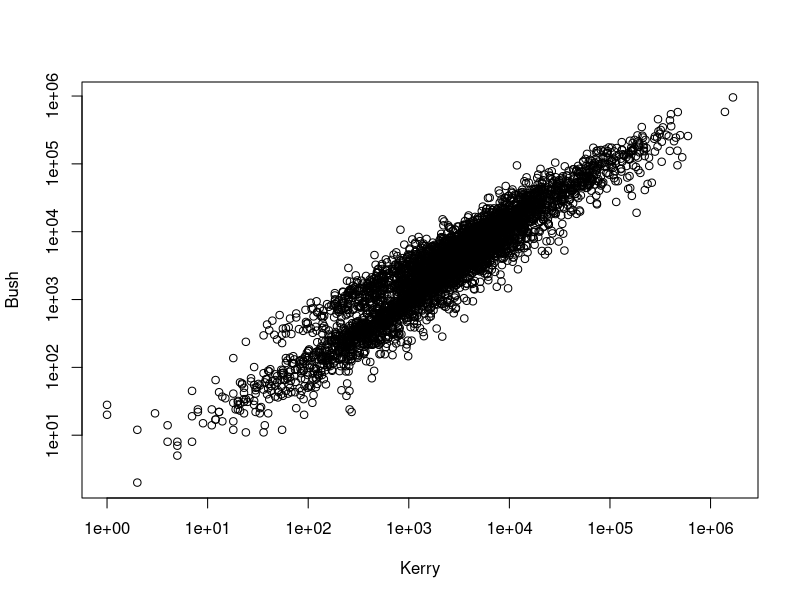
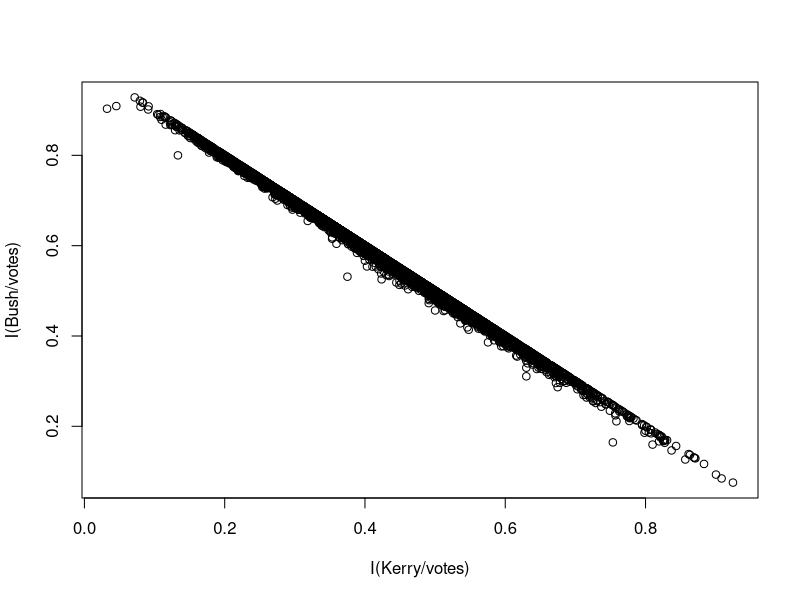

These figures' R source, in order:
library(survey)


### Name: election
### Title: US 2004 presidential election data at state or county level
### Aliases: election election_pps election_jointprob election_jointHR
###   election_insample
### Keywords: datasets survey

### ** Examples

data(election)
## high positive correlation between totals
plot(Bush~Kerry,data=election,log="xy")
## high negative correlation between proportions
plot(I(Bush/votes)~I(Kerry/votes), data=election)

## Variances without replacement
## Horvitz-Thompson type
dpps_br<- svydesign(id=~1,  fpc=~p, data=election_pps, pps="brewer")
dpps_ov<- svydesign(id=~1,  fpc=~p, data=election_pps, pps="overton")
dpps_hr<- svydesign(id=~1,  fpc=~p, data=election_pps, pps=HR(sum(election$p^2)/40))
dpps_hr1<- svydesign(id=~1, fpc=~p, data=election_pps, pps=HR())
dpps_ht<- svydesign(id=~1,  fpc=~p, data=election_pps, pps=ppsmat(election_jointprob))
## Yates-Grundy type
dpps_yg<- svydesign(id=~1,  fpc=~p, data=election_pps, pps=ppsmat(election_jointprob),variance="YG")
dpps_hryg<- svydesign(id=~1,  fpc=~p, data=election_pps, pps=HR(sum(election$p^2)/40),variance="YG")

## The with-replacement approximation
dppswr <-svydesign(id=~1, probs=~p, data=election_pps)

svytotal(~Bush+Kerry+Nader, dpps_ht)
svytotal(~Bush+Kerry+Nader, dpps_yg)
svytotal(~Bush+Kerry+Nader, dpps_hr)
svytotal(~Bush+Kerry+Nader, dpps_hryg)
svytotal(~Bush+Kerry+Nader, dpps_hr1)
svytotal(~Bush+Kerry+Nader, dpps_br)
svytotal(~Bush+Kerry+Nader, dpps_ov)
svytotal(~Bush+Kerry+Nader, dppswr)
